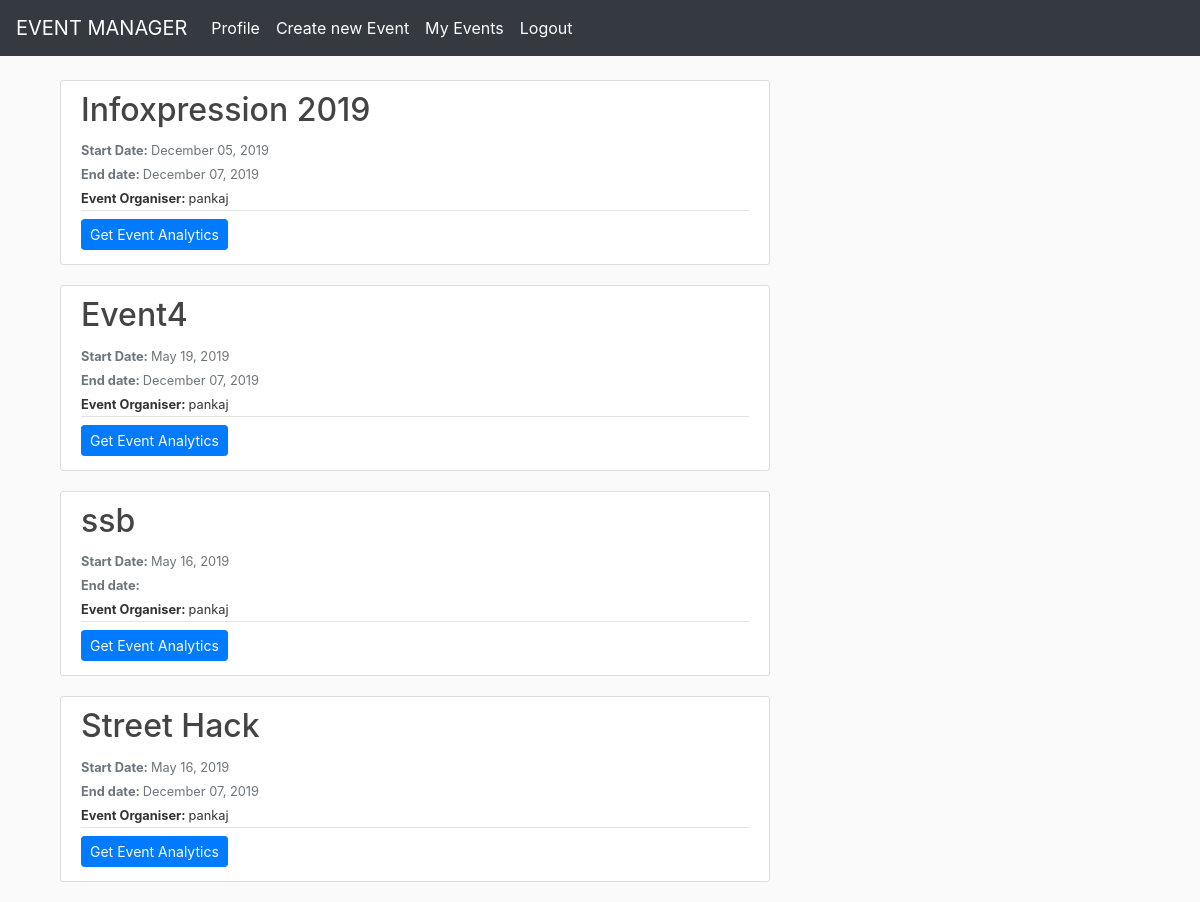
Page /home/event/myevents/ (signed in) on the committed database.
### ehandler/models.py (models this page shows, shortened)
class Event(models.Model):
    ename = models.CharField(max_length=100, verbose_name="Event Title")
    econtent = models.TextField(verbose_name="Event Details")
    edate = models.DateTimeField(verbose_name="Event Start date (YY-MM-DD)")
    eenddate = models.DateTimeField(
        verbose_name="Event End date (YY-MM-DD)")
    eowner = models.ForeignKey(User, on_delete=models.CASCADE)
    eattendees = models.ManyToManyField(
        User, related_name='attendees')
    ecode = models.CharField(max_length=120, blank=True)
    ehelpers = models.ManyToManyField(User, related_name='helpers')

### ehandler/views.py (the view)
# urls.py: path('event/myevents/', UserEventListView.as_view(),
class UserEventListView(ListView, LoginRequiredMixin):
    model = Event
    template_name = 'ehandler/event_myevents.html'
    context_object_name = 'events'
    ordering = ['-edate']

### ehandler/templates/ehandler/event_myevents.html
{% extends "ehandler/base.html" %}
{% block content %}
<div class="col-md-8">
    <br>
    {% for event in events %}
    {% if event.eowner == user %}
    <article class="media content-section">
        <div class="media-body">
            <h2><a class="article-title" href="{% url 'ehandler:event-detail' event.id %}">{{ event.ename }}</a>
            </h2>
            <div class="article-metadata">
                <small class="text-muted"><strong>Start Date: </strong>{{ event.edate|date:"F d, Y" }} </small><br>
                <small class="text-muted"><strong>End date: </strong>{{ event.eenddate|date:"F d, Y" }}</small><br>
                <small class="mr-2" href="#"><strong>Event Organiser: </strong>{{ event.eowner }}</small>
            </div>
            <a class="btn btn-primary btn-sm mt-1 mb-1" href="{% url 'ehandler:user-event-analysis' event.id %}">Get
                Event
                Analytics</a>
        </div>
    </article>
    {% endif %}
    {% endfor %}
</div>
{% endblock content %}

### ehandler/templates/ehandler/base.html (shortened to what this page needs)
{% load static %}
<!doctype html>
<html lang="en">
<head>
    <link rel="stylesheet" href="https://stackpath.bootstrapcdn.com/bootstrap/4.4.1/css/bootstrap.min.css"
>
    <link rel="stylesheet" type="text/css" href="{% static 'ehandler/main.css' %}">
</head>
<body>
    <header class="site-header">
        <nav class="navbar navbar-expand-lg navbar-dark bg-dark">
            <a class="navbar-brand" href="{%url 'ehandler:ehandler-home'%}">EVENT MANAGER</a>
            <div class="collapse navbar-collapse" id="navbarSupportedContent">
                <ul class="navbar-nav mr-auto">
                    {% if user.is_authenticated %}
                    <li class="nav-item active">
                        <a class="nav-link" href="{%url 'profile'%}">Profile <span class="sr-only">(current)</span></a>
                    </li>
                    <li class="nav-item active">
                        <a class="nav-link" href="{%url 'ehandler:event-create'%}">Create new Event</a>
                    </li>
                    <li class="nav-item active navbar-right">
                        <a class="nav-link" href="{%url 'ehandler:user-event-list'%}">My Events</a>
                    </li>
                    <li class="nav-item active navbar-right">
                        <a class="nav-link" href="{%url 'logout'%}">Logout <span class="sr-only">(current)</span></a>
                    </li>
                    {% endif %}
                </ul>
            </div>
        </nav>
    </header>
    <main role="main" class="container">
        <div class="row">
            <div class="col-md-12">
                {% block content %}{% endblock %}
            </div>
        </div>
    </main>
</body>
</html>

### ehandler/static/ehandler/main.css (style rules this page uses)
body { background: #fafafa; color: #333333; }
h1, h2, h3, h4, h5, h6 { color: #444444; }
ul { margin: 0; }
.site-header .navbar-nav .nav-link { color: #cbd5db; }
.content-section { background: #ffffff; padding: 10px 20px; border: 1px solid #dddddd; border-radius: 3px; margin-bottom: 20px; }
.article-title { color: #444444; }
.article-metadata { padding-bottom: 1px; margin-bottom: 4px; border-bottom: 1px solid #e3e3e3 }

### rows in the picture
Event: ename "Infoxpression 2019", edate "December 05, 2019", eenddate "December 07, 2019", eowner "pankaj"
Event: ename "Event4", edate "May 19, 2019", eenddate "December 07, 2019", eowner "pankaj"
Event: ename "ssb", edate "May 16, 2019", eowner "pankaj"
Event: ename "Street Hack", edate "May 16, 2019", eenddate "December 07, 2019", eowner "pankaj"
